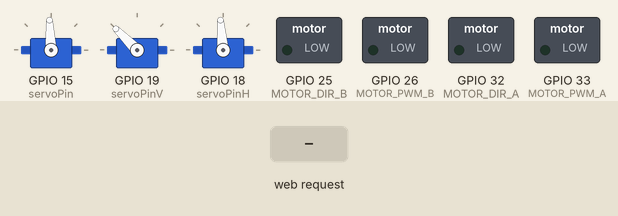
Simulated run of this sketch. Board: ESP32. Shown: 3 × servo, switched loads named in the sketch (green lamp = pin HIGH). The test bench sets the inputs (shaded band). WiFi joins after 1.5 s; servers stay silent unless stated; what the sketch prints to the serial monitor is not drawn.

Above: at 1.2 s.
1.3 s: HTTP request GET /B received
At 1.6 s:
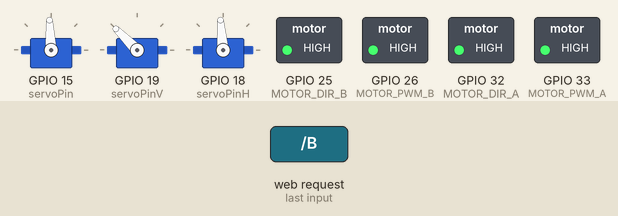
2.8 s: HTTP request GET /STEER received
At 3.9 s:
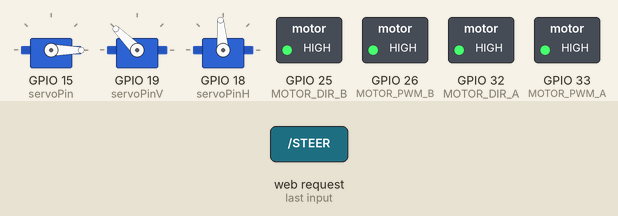
4.3 s: HTTP request GET /A received
At 5.1 s:
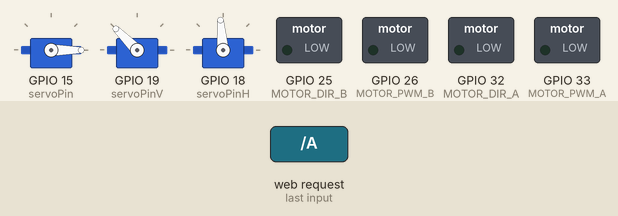
5.8 s: HTTP request GET /HL received
At 6.2 s:
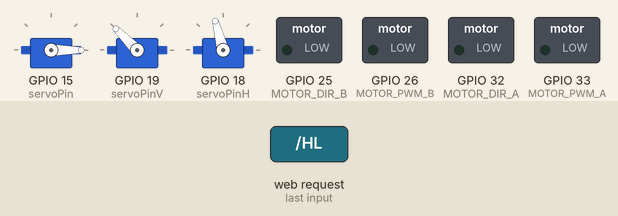
7.3 s: HTTP request GET /Dn received
At 8.5 s:
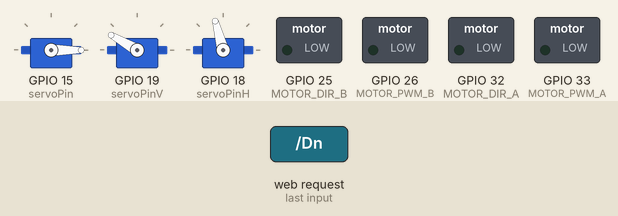
8.8 s: HTTP request GET /HR received
At 9.7 s:
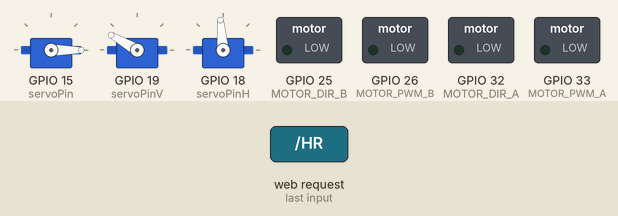
Timing chart, 0 to 11.3 s (numbered marks = the images above; inputs shaded):
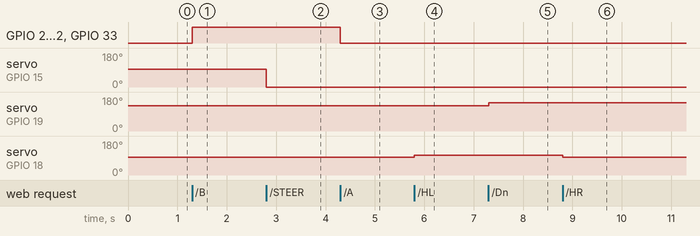

Measured:
- after the input at 1.3 s, GPIO 25 (MOTOR_DIR_B), GPIO 26 (MOTOR_PWM_B), GPIO 32 (MOTOR_DIR_A), GPIO 33 (MOTOR_PWM_A): LOW → HIGH at once
- after the input at 2.8 s, servo on GPIO 15 (servoPin): 93° → 0° at once
- after the input at 4.3 s, GPIO 25 (MOTOR_DIR_B), GPIO 26 (MOTOR_PWM_B), GPIO 32 (MOTOR_DIR_A), GPIO 33 (MOTOR_PWM_A): HIGH → LOW at once
- after the input at 5.8 s, servo on GPIO 18 (servoPinH): 95° → 105° at once
- after the input at 7.3 s, servo on GPIO 19 (servoPinV): 135° → 150° at once
- after the input at 8.8 s, servo on GPIO 18 (servoPinH): 105° → 95° at once

The sketch:

A4950_Perky_Road_Warrior_XBOX_GH.ino
```cpp
 /*
   Adapted from the following:

   ESP32 Web Server Demo using Accesspoint
   https://circuits4you.com
   21-11-2018

   Many thanks to Rui Santos and his crew over at randomnerdturtorials.com
*/


#include <Servo.h>   //  servo stuff
Servo myservo;  // create servo object to control steering
Servo myservoV;  //head position
Servo myservoH;   //head position

// GPIO the servo is attached to
static const int servoPin = 15;
static const int servoPinH = 18;
static const int servoPinV= 19;

int pos = 93; // intitial servo postion to be at 90 degrees to make it straight different from 90 for mechanical adjustment
int posV = 135;        // starting head position for servo
int posH = 95;          // starting head position for servo

// wired connections
int MOTOR_PWM_A = 33;//  Speed
int MOTOR_DIR_A = 32; //

int MOTOR_PWM_B = 26 ;//  Speed  Enable Pin
int MOTOR_DIR_B = 25; //  Direction


// the actual values for "fast" and "slow" depend on the motor
#define dir_Forward 0
#define dir_Back 255

#define PWM_STOP 0
double PWM_SPEED = 0; // INTIAL PWM duty cycle


const int freq = 909;  // 1.1ms per bit
const int resolution = 8;
const int ledChannel_PWM_A = 10;
const int ledChannel_Dir_A = 11;
const int ledChannel_PWM_B = 12;
const int ledChannel_Dir_B = 13;

#include <WiFi.h>
#include <WebServer.h>
#include "index.h"  //Web page header file

//Enter your desired WiFi SSID and PASSWORD
const char* ssid = "your wifi";
const char* password = "*******";  // change the *'s to your favourite vegetable

WebServer server(80);

//===============================================================
// Setup
//===============================================================
void setup(void) {

  // Serial.begin(115200);

  pinMode(servoPin, OUTPUT);
  pinMode(servoPinV, OUTPUT);
  pinMode(servoPinH, OUTPUT);

  myservo.attach(servoPin);
  myservoV.attach(servoPinV);
  myservoH.attach(servoPinH);

  myservo.write(pos);
  myservoV.write(posV);
  myservoH.write(posH);

  pinMode(MOTOR_PWM_A, OUTPUT);
  pinMode(MOTOR_DIR_A, OUTPUT);
  pinMode(MOTOR_PWM_B, OUTPUT);
  pinMode(MOTOR_DIR_B, OUTPUT);


  ledcSetup(ledChannel_PWM_A, freq, resolution);
  ledcSetup(ledChannel_Dir_A, freq, resolution);
  ledcSetup(ledChannel_PWM_B, freq, resolution);
  ledcSetup(ledChannel_Dir_B, freq, resolution);

  ledcAttachPin(MOTOR_PWM_A, ledChannel_PWM_A);
  ledcAttachPin(MOTOR_DIR_A, ledChannel_Dir_A);
  ledcAttachPin(MOTOR_PWM_B, ledChannel_PWM_B);
  ledcAttachPin(MOTOR_DIR_B, ledChannel_Dir_B);


  ledcWrite( ledChannel_Dir_A, dir_Forward);
  ledcWrite( ledChannel_Dir_B, dir_Forward);
  ledcWrite( ledChannel_PWM_A, PWM_STOP );
  ledcWrite( ledChannel_PWM_B, PWM_STOP );

  WiFi.mode(WIFI_STA);
  WiFi.begin(ssid, password);    //Password length minimum 8 char


  server.on("/", handle_OnConnect);
  server.on("/SPEED", handle_Set_Speed);
  server.on("/A", handle_Forward);
  server.on("/B", handle_Back);


  server.on("/off", handle_Stop);
 // server.on("/R", handle_Go_Righter);
 // server.on("/L", handle_Go_Lefter);
  server.on("/STEER", handle_Steer);


  server.on("/HR", handle_Head_Righter);
  server.on("/HL", handle_Head_Lefter);
  server.on("/Up", head_Go_Higher);
  server.on("/Dn", head_Go_Lower);
  server.on("/HC", head_Center);
  server.on("/CS", Center_Steering);


  server.on("/FO", handle_Head_light_Off);
  server.on("/Flon", handle_Head_light_On);

  server.onNotFound(handle_NotFound);


  server.begin();                  //Start server
  Serial.println("HTTP server started");
}

//===============================================================
// This routine is executed when you open its IP in browser
//===============================================================
void loop(void) {
  server.handleClient();
}
void handle_NotFound () {
}


void handle_OnConnect() {
  String s = MAIN_page; //Read HTML contents
  server.send(200, "text/html", s); //Send web page

}

void handle_Set_Speed() {
  if(server.arg("value") ){PWM_SPEED = server.arg("value").toInt(); }
  server.send(200, "text/plain", "ok");
}

void handle_Forward() {
  ledcWrite( ledChannel_Dir_A, dir_Forward ); // direction = forward
  ledcWrite( ledChannel_PWM_A, PWM_SPEED ); // PWM speed = fast
  ledcWrite( ledChannel_Dir_B, dir_Forward ); // direction = forward
  ledcWrite( ledChannel_PWM_B, PWM_SPEED); // PWM speed = fast

  server.send(200, "text/plain", "ok");
}


void handle_Back() {

 ledcWrite( ledChannel_Dir_A, dir_Back ); // direction = forward
  ledcWrite( ledChannel_PWM_A, 255-PWM_SPEED );   // see note in the handle_Stop routine below.
  ledcWrite( ledChannel_Dir_B, dir_Back );
  ledcWrite( ledChannel_PWM_B, 255-PWM_SPEED);

  server.send(200, "text/plain", "ok");
}

void handle_Stop() {
  ledcWrite( ledChannel_Dir_A, dir_Forward );    // odd thing about these drivers, the stop function means stop when going forward, if in reverse it means go as fast as you can.
  ledcWrite( ledChannel_PWM_A, PWM_STOP );       // Make sure your direction is forward when you want to stop.
  ledcWrite( ledChannel_Dir_B, dir_Forward );
  ledcWrite( ledChannel_PWM_B, PWM_STOP );

  server.send(200, "text/plain", "ok");
}


void handle_Steer() { // Receive an HTTP GET request for steering.  Depending on the position of sg90 servo could change name to Lefter
  if(server.arg("value") ){pos = server.arg("value").toInt(); }
  myservo.write(pos);
  server.send(200, "text/plain", "ok");
}


void handle_Head_Righter() { // Receive an HTTP GET request for steering
  posH = posH - 10;
  if (posH < 0) {
    posH = 0;
  }
 /* myservoH.write(posH+7);
  myservoH.write(posH+4);
  myservoH.write(posH+3);
  myservoH.write(posH+2);
  myservoH.write(posH+1);
  */
  myservoH.write(posH);
  server.send(200, "text/plain", "ok");
}


void handle_Head_Lefter() { // Receive an HTTP GET request for steering
  posH = posH + 10;
  if (posH > 180) {
    posH = 180;
  }
  myservoH.write(posH);
  server.send(200, "text/plain", "ok");
}


void head_Go_Higher() { // Receive an HTTP GET request for steering
 // digitalWrite(Flight, HIGH);
  posV = posV - 15;
  if (posV < 45) {
    posV = 45;
  }
  myservoV.write(posV);
  server.send(200, "text/plain", "ok");
}

void head_Go_Lower() { // Receive an HTTP GET request for steering
 //digitalWrite(Flight, HIGH);
  posV = posV + 15;
  if (posV > 165) {
    posV = 165;
  }
  myservoV.write(posV);
  server.send(200, "text/plain", "ok");
}

void head_Center() { // Receive an HTTP GET request for steering
 //digitalWrite(Flight, HIGH);
  posH = 95;
  myservoH.write(posH);
  posV = 135;
  myservoV.write(posV);

  server.send(200, "text/plain", "ok");
}

void Center_Steering() { // Receive an HTTP GET request for steering
 //digitalWrite(Flight, HIGH);
  pos = 93;
  myservo.write(pos);

  server.send(200, "text/plain", "ok");
}


void handle_Head_light_On() {
/*  chain1.setLEDColor(7, 7, 7, 0);
  int j=0;
  while(j<10){
  chain1.communicate();
  j++;
  }
  server.send(200, "text/plain", "ok");
*/
}

void handle_Head_light_Off() {
  /*chain1.setLEDColor(0, 0, 0, 0);
  int i=0;
  while(i<10){
    chain1.communicate();
  i++;
  }
  server.send(200, "text/plain", "ok");
*/
}
```

index.h
```cpp
const char MAIN_page[] PROGMEM = R"=====(

<style>
  body {background-color: #FF0000; font-family: Times; font-size: 400% ; text-align: center; margin:1px auto; padding-top: 300px; width:auto; user-select: none;}
</style>
<body>

  <h1 style="font-size:80%;">Perky Needs a Bluetooth Controller - None Connected --  press a button</h1>


<script type="text/javascript">

// global gamepad object
let gamepadIndex;
window.addEventListener('gamepadconnected', (event) => {
  gamepadIndex = event.gamepad.index;
});

  let paused = true;
  let shifted = false;
  let shiftedfast = false;
  let Forward = true;


setInterval(() => {

  if(gamepadIndex !== undefined) {
    // a gamepad is connected and has an index

    const myGamepad = navigator.getGamepads()[gamepadIndex];
    document.body.style.backgroundColor = "green" ;
    document.body.innerHTML = "  Perky Goes Wild!"; // reset page

    let y = myGamepad.axes[0];             // left joystick
    let x = myGamepad.axes[1];
    let z = myGamepad.axes[2];             //  right joystick
    let v = myGamepad.axes[3];


    if(y<.3 && y >-.3){steer(93); }   //  center dead spot for the steering and speed joystick
    else { if(y < -0.3){steer(93-((y+.3)*(28/.7)*-1)); }      //  joystick steer Left
           else{ if(y > 0.3){steer(93+(y-.3)*(28/.7));}   //  joystick right
               }
          }


    if(x<.2 && x >-.2){speed(0); toggle("A");    }     //  center dead spot for the steering and speed joystick
    else { if(x < -0.2){speed((x+.2)*255/.8*-1);toggle("A"); }      //  joystick forward pressed
           else{ if(x > 0.2){speed((x-.2)*255/.8);toggle("B");}   //  joystick back pressed
               }
          }

    if(z > 0.5){toggle("HR");}   // turn head lefter
    if(z < -0.5){toggle("HL");}  // turn head righter
    if(v > 0.5){toggle("Up");}
    if(v < -0.5){toggle("Dn");}


    myGamepad.buttons.map(e => e.pressed).forEach((isPressed, buttonIndex) => {
      if(isPressed) {

        if(buttonIndex == 17){ toggle("FO");}                   //  lights off and on
        if(buttonIndex == 8){ toggle("Flon");}
        if(buttonIndex == 3){ toggle("HC");}                     // center the head cameras
        if(buttonIndex == 12){ toggle("CS");}                     // center the steering

        if(buttonIndex == 0){ toggle("off");}                 // stop the motors
      //  if(buttonIndex == 5){ }                 //


        // button is pressed; indicate this on the page.  Uncomment the next two lines, very handy for debugging  and identifying the buttons.

         //document.body.style.backgroundColor = "blue" ;
         //document.body.innerHTML += `<h1>Button ${buttonIndex} is pressed  </h1>`;

      }
    })


  }

}, 100) // print buttons that are pressed 10 times per second

   function toggle(m) {       // for sending single request
     var xhr = new XMLHttpRequest();
     xhr.open("GET", "/" + m, true);
     xhr.send();
   }

     function speed(howFast) {  // for sending two things SPEED trigger and howFast
     var xhr = new XMLHttpRequest();
     xhr.open("GET", "/SPEED?value="+ howFast , true);
     xhr.send();
   }

     function steer(pos) {       // for sending STEER triger and pos position
     var xhr = new XMLHttpRequest();
     xhr.open("GET", "/STEER?value="+ pos , true);
     xhr.send();
   }

</script>
</body>
</html>

 )=====";
```
